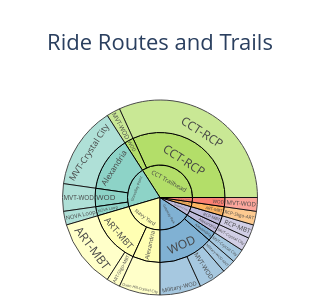

This figure's notebook cell:
### Markdown cell above
## Coffee Shops Sunburst

### Code cell
import plotly.colors as pc
colors = pc.qualitative.Set3  # or any palette
fig_start_sunburst = px.sunburst(
    rides_df, 
    path=["start", "route", "full_route"],
    color_discrete_sequence=colors,
    color="start",
    title="Ride Routes and Trails"
)
fig_start_sunburst.update_traces(
    marker=dict(line=dict(color="black", width=1)),  # stronger black borders
)
fig_start_sunburst.update_layout(
    title_x=0.5,
    title_font_size=22,
    width=300,
    height=300,
    margin=dict(l=5, r=5, t=100, b=5),  # left, right, top, bottom margins
    paper_bgcolor='rgba(0,0,0,0)',
    plot_bgcolor='rgba(0,0,0,0)',
)
# fig_start_sunburst.update_traces(textinfo='label')
fig_start_sunburst.show()
fig_start_sunburst.write_image(f'{year}/start_sunburst_{year}.png', format='png', scale=2)
# fig_start_sunburst.write_html(f'{year}/start_sunburst_{year}.html')

### Figure 1 — Plotly figure (JSON) as saved in the notebook; plotly's stock layout.template omitted (floating-point values rounded to 4 significant figures)
{"data": [{"branchvalues": "total", "customdata": [["Gravelley Point"], ["Navy Yard"], ["Dupont Circle"], ["Navy Yard"], ["Arlington Cemetery"], ["Gateway Park"], ["Gateway Park"], ["Dupont Circle"], ["Grace Street Coffee"], ["CCT Trailhead"], ["Navy Yard"], ["Gravelley Point"], ["Navy Yard"], ["Gravelley Point"], ["CCT Trailhead"], ["Gravelley Point"], ["Gateway Park"], ["Dupont Circle"], ["Grace Street Coffee"], ["Gravelley Point"], ["Arlington Cemetery"], ["Navy Yard"], ["Dupont Circle"], ["Gateway Park"], ["Arlington Cemetery"], ["Gravelley Point"], ["Dupont Circle"], ["Navy Yard"], ["CCT Trailhead"], ["Grace Street Coffee"], ["Gravelley Point"], ["CCT Trailhead"], ["CCT Trailhead"], ["Gateway Park"], ["Gateway Park"], ["Gateway Park"]], "domain": {"x": [0, 1], "y": [0, 1]}, "hovertemplate": "labels=%{label}<br>count=%{value}<br>parent=%{parent}<br>id=%{id}<br>start=%{customdata[0]}<extra></extra>", "ids": ["Gravelley Point/WOD", "Navy Yard/ART-MBT/ART-MBT", "Dupont Circle/Alexandria", "Navy Yard/Alexandria/Oxon Hill-Crystal City", "Arlington Cemetery/WOD", "Gateway Park/WOD/MVT-WOD", "Gateway Park/WOD", "Dupont Circle", "Grace Street Coffee", "CCT Trailhead/CCT-RCP/CCT-RCP", "Navy Yard/ART-MBT/ART-Sligo-MBT", "Gravelley Point/Alexandria", "Navy Yard/Alexandria", "Gravelley Point/NOVA Loop", "CCT Trailhead", "Gravelley Point/WOD/MVT-WOD", "Gateway Park/WOD/Military-WOD-MVT", "Dupont Circle/RCP-MBT", "Grace Street Coffee/ART-MBT/RCP-Sligo-ART", "Gravelley Point", "Arlington Cemetery", "Navy Yard/ART-MBT", "Dupont Circle/RCP-MBT/RCP-MBT", "Gateway Park/WOD/Military-WOD", "Arlington Cemetery/WOD/MVT-WOD", "Gravelley Point/Alexandria/MVT-Crystal City", "Dupont Circle/Alexandria/MVT-Crystal City", "Navy Yard", "CCT Trailhead/CCT-RCP", "Grace Street Coffee/ART-MBT", "Gravelley Point/NOVA Loop/NOVA Loop", "CCT Trailhead/WOD", "CCT Trailhead/WOD/MVT-WOD", "Gateway Park/Alexandria/MVT-Crystal City", "Gateway Park", "Gateway Park/Alexandria"], "labels": ["WOD", "ART-MBT", "Alexandria", "Oxon Hill-Crystal City", "WOD", "MVT-WOD", "WOD", "Dupont Circle", "Grace Street Coffee", "CCT-RCP", "ART-Sligo-MBT", "Alexandria", "Alexandria", "NOVA Loop", "CCT Trailhead", "MVT-WOD", "Military-WOD-MVT", "RCP-MBT", "RCP-Sligo-ART", "Gravelley Point", "Arlington Cemetery", "ART-MBT", "RCP-MBT", "Military-WOD", "MVT-WOD", "MVT-Crystal City", "MVT-Crystal City", "Navy Yard", "CCT-RCP", "ART-MBT", "NOVA Loop", "WOD", "MVT-WOD", "MVT-Crystal City", "Gateway Park", "Alexandria"], "marker": {"colors": ["rgb(141,211,199)", "rgb(255,255,179)", "rgb(190,186,218)", "rgb(255,255,179)", "rgb(251,128,114)", "rgb(128,177,211)", "rgb(128,177,211)", "rgb(190,186,218)", "rgb(253,180,98)", "rgb(179,222,105)", "rgb(255,255,179)", "rgb(141,211,199)", "rgb(255,255,179)", "rgb(141,211,199)", "rgb(179,222,105)", "rgb(141,211,199)", "rgb(128,177,211)", "rgb(190,186,218)", "rgb(253,180,98)", "rgb(141,211,199)", "rgb(251,128,114)", "rgb(255,255,179)", "rgb(190,186,218)", "rgb(128,177,211)", "rgb(251,128,114)", "rgb(141,211,199)", "rgb(190,186,218)", "rgb(255,255,179)", "rgb(179,222,105)", "rgb(253,180,98)", "rgb(141,211,199)", "rgb(179,222,105)", "rgb(179,222,105)", "rgb(128,177,211)", "rgb(128,177,211)", "rgb(128,177,211)"], "line": {"color": "black", "width": 1}}, "name": "", "parents": ["Gravelley Point", "Navy Yard/ART-MBT", "Dupont Circle", "Navy Yard/Alexandria", "Arlington Cemetery", "Gateway Park/WOD", "Gateway Park", "", "", "CCT Trailhead/CCT-RCP", "Navy Yard/ART-MBT", "Gravelley Point", "Navy Yard", "Gravelley Point", "", "Gravelley Point/WOD", "Gateway Park/WOD", "Dupont Circle", "Grace Street Coffee/ART-MBT", "", "", "Navy Yard", "Dupont Circle/RCP-MBT", "Gateway Park/WOD", "Arlington Cemetery/WOD", "Gravelley Point/Alexandria", "Dupont Circle/Alexandria", "", "CCT Trailhead", "Grace Street Coffee", "Gravelley Point/NOVA Loop", "CCT Trailhead", "CCT Trailhead/WOD", "Gateway Park/Alexandria", "", "Gateway Park"], "type": "sunburst", "values": [2, 5, 1, 3, 1, 2, 6, 2, 1, 14, 1, 6, 3, 1, 15, 2, 1, 1, 1, 9, 1, 6, 1, 3, 1, 6, 1, 9, 14, 1, 1, 1, 1, 1, 7, 1]}], "layout": {"height": 300, "legend": {"tracegroupgap": 0}, "margin": {"b": 5, "l": 5, "r": 5, "t": 100}, "paper_bgcolor": "rgba(0,0,0,0)", "plot_bgcolor": "rgba(0,0,0,0)", "sunburstcolorway": ["rgb(141,211,199)", "rgb(255,255,179)", "rgb(190,186,218)", "rgb(251,128,114)", "rgb(128,177,211)", "rgb(253,180,98)", "rgb(179,222,105)", "rgb(252,205,229)", "rgb(217,217,217)", "rgb(188,128,189)", "rgb(204,235,197)", "rgb(255,237,111)"], "title": {"font": {"size": 22}, "text": "Ride Routes and Trails", "x": 0.5}, "width": 300}}
